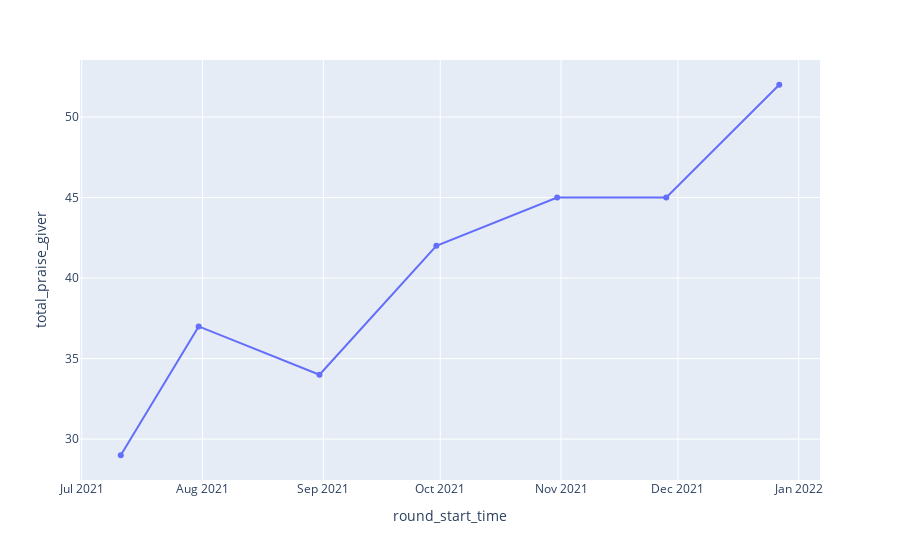

The notebook cell saved with this chart:
### Markdown cell above
### How many people give praise?

### Code cell
round_stats['total_praise_giver'] = [len(np.unique(allrounds_df['round-'+str(kr)]['FROM USER ACCOUNT'])) for kr in rounds]
px.line(round_stats,x='round_start_time',y='total_praise_giver',markers=True)

### Figure 1 — Plotly figure (JSON) as saved in the notebook; plotly's stock layout.template omitted (floating-point values rounded to 4 significant figures)
{"data": [{"hovertemplate": "round_start_time=%{x}<br>total_praise_giver=%{y}<extra></extra>", "legendgroup": "", "line": {"color": "#636efa", "dash": "solid"}, "marker": {"symbol": "circle"}, "mode": "lines+markers", "name": "", "orientation": "v", "showlegend": false, "type": "scatter", "x": ["2021-07-11", "2021-07-31", "2021-08-31", "2021-09-30", "2021-10-31", "2021-11-28", "2021-12-27"], "xaxis": "x", "y": [29, 37, 34, 42, 45, 45, 52], "yaxis": "y"}], "layout": {"legend": {"tracegroupgap": 0}, "margin": {"t": 60}, "xaxis": {"anchor": "y", "domain": [0, 1], "title": {"text": "round_start_time"}}, "yaxis": {"anchor": "x", "domain": [0, 1], "title": {"text": "total_praise_giver"}}}}
